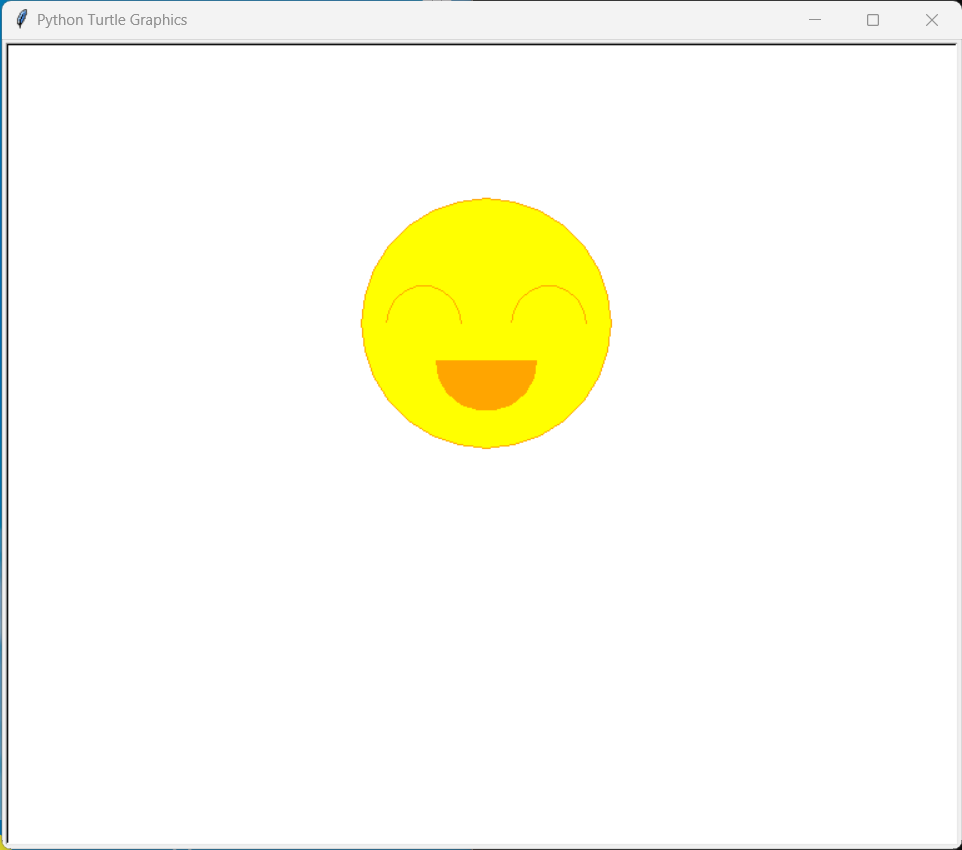
#> input picture 02_python/240103/03_custom.png, 962 x 850 px
$ python -i 05_opencv4.py   (imports and definitions only)
#> lines starting #> are read from the running program, lines starting #| are printed output that depends on the picture
#> further down, picture is the input picture: shape (850, 962, 3); mean B, G, R 237.2, 251.7, 252.1
# 카툰 필터 카메라
import sys
import numpy as np
import cv2


def cartoon_filter(img):
    h, w = img.shape[:2]
#> h = 850; w = 962
    img2 = cv2.resize(img, (w//2, h//2))

    blr = cv2.bilateralFilter(img2, -1, 20, 7)
    edge = 255 - cv2.Canny(img2, 80, 120)
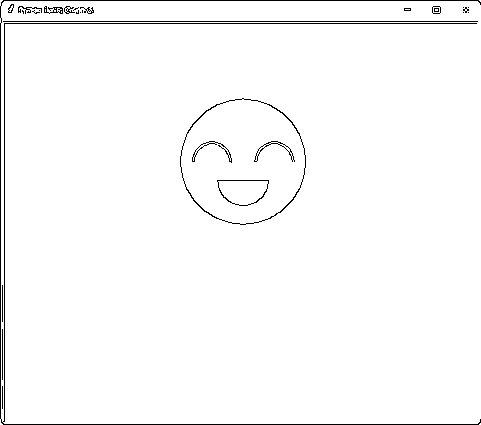
#> edge: shape (425, 481); 98% white; black in thin lines or dots
    edge = cv2.cvtColor(edge, cv2.COLOR_GRAY2BGR)
#> edge: shape (425, 481, 3); 98% white; black in thin lines or dots

    dst = cv2.bitwise_and(blr, edge)
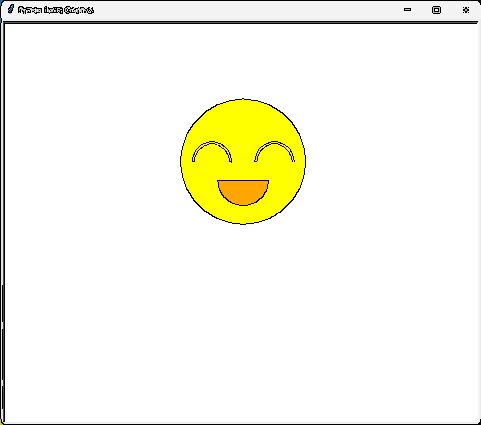
#> dst: shape (425, 481, 3); mean B, G, R 233.9, 248, 248.4
    dst = cv2.resize(dst, (w, h), interpolation=cv2.INTER_NEAREST)
#> dst: shape (850, 962, 3)

    return dst


def pencil_sketch_filter(img):
    gray = cv2.cvtColor(img, cv2.COLOR_BGR2GRAY)
    blr = cv2.GaussianBlur(gray, (0, 0), 3)
    dst = cv2.divide(gray, blr, scale=255)
    return dst


# --------------------
# 시작
# --------------------
# [4 lines not run here, left out]

cam_mode = 0

# [30 lines not run here, left out]

>>> import cv2
>>> picture = cv2.imread('../240103/03_custom.png')
>>> result = cartoon_filter(picture)
